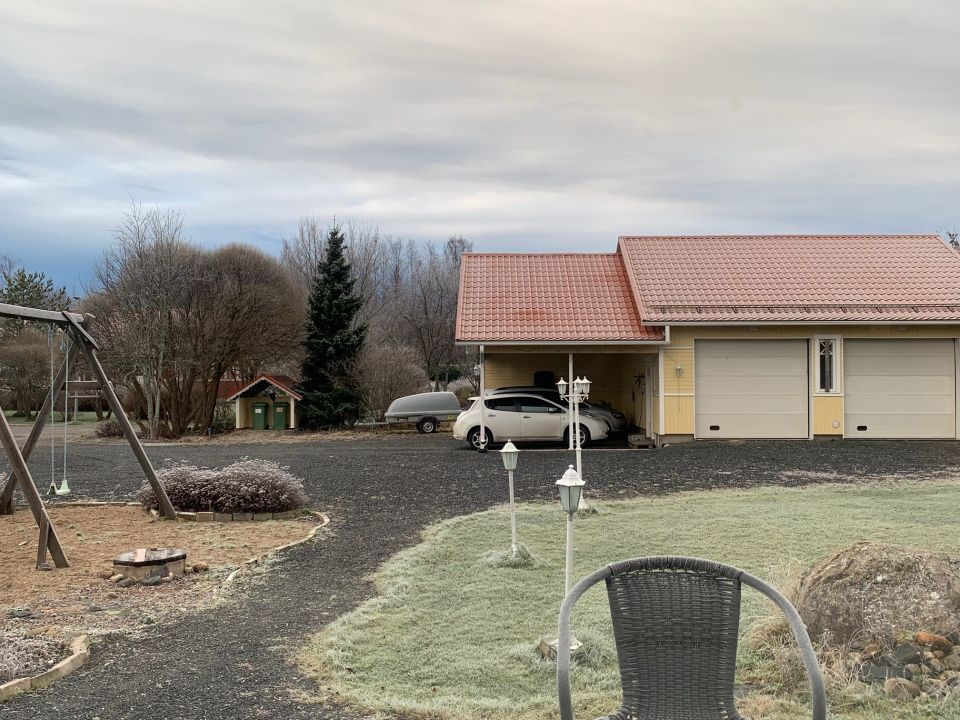
#> input picture resources/left_1.png, 960 x 720 px
$ jupyter execute theme9.ipynb
#> lines starting #> are read from the running program, lines starting #| are printed output that depends on the picture
# Theme 9: Stereo Vision and 3D Reconstruction

**Objective:** In this exercise set, we try out different methods for extracting depth / 3D information from sets of images.

## Question 1: SSD Block Matching

**Theory:**
Sum of Squared Differences (SSD) is used to find the best match of a template (search block) within a reference image.
$$ SSD(x,y) = \sum_{i,j \in W} (I_1(i,j) - I_2(x+i, y+j))^2 $$
where $I_1$ is the search block ($N 	imes N$) and $I_2$ is the reference image.

**Problem:**
Consider the following sample matrices (since original values were missing):
$I_1$ (Search Block, 2x2):
[[10, 20],
 [30, 40]]

$I_2$ (Reference, 3x3):
[[12, 25, 20],
 [28, 42, 40],
 [30, 90, 100]]

**Questions:**
1.  **Search block size:** 2x2 ($N=2$).
2.  **Valid positions:** For a $H 	imes W$ reference and $N 	imes N$ block, valid top-left $(x,y)$ range is $0 \le x \le W-N$ and $0 \le y \le H-N$.
    *   Here $3 	imes 3$ reference, $2 	imes 2$ block. Range: $x \in [0, 1], y \in [0, 1]$.
3.  **Number of SSD values:** $(W-N+1) 	imes (H-N+1) = 2 	imes 2 = 4$ values.
4.  **Calculate SSD sum:** See code below.
5.  **Minimum SSD:** See code below.

[cell 1]
import numpy as np

# Define matrices (Example values)
I1 = np.array([[10, 20],
               [30, 40]])

I2 = np.array([[12, 25, 20],
               [28, 42, 40],
               [30, 90, 100]])

print("Search Block I1 (2x2):\n", I1)
print("Reference I2 (3x3):\n", I2)

H, W = I2.shape
N = I1.shape[0]

# Calculate SSD for valid positions
min_ssd = float('inf')
best_pos = (0, 0)

print("\nCalculating SSDs:")
for y in range(H - N + 1):
    for x in range(W - N + 1):
        # Extract patch from I2
        patch = I2[y:y+N, x:x+N]

        # Calculate SSD
        diff = I1 - patch
        ssd = np.sum(diff**2)

        print(f"Pos (x={x}, y={y}): SSD = {ssd}")

        if ssd < min_ssd:
            min_ssd = ssd
            best_pos = (x, y)

print(f"\nMinimum SSD is {min_ssd} at position (x={best_pos[0]}, y={best_pos[1]})")

## Question 2: Stereo Disparity

**Task:** Load `left_1.png` and `right_1.png`, perform Stereo Matching, and calculate depth.

**Theory:**
*   **Disparity:** The shift in pixel position of the same object between left and right images. $d = x_L - x_R$.
*   **Depth ($z$):** Inversely proportional to disparity.
    $$ z = rac{B \cdot f}{d} $$
    Where $B$ is baseline (0.2m) and $f$ is focal length (723px).

**Code Instructions:**
*   Adjust `numDisparities` (must be divisible by 16) and `blockSize` (must be odd, usually 5-21) to optimize the disparity map.
*   Larger `numDisparities` allows detecting objects closer to the camera (larger shift).
*   Larger `blockSize` reduces noise but smooths out fine details.

[cell 2]
import cv2 as cv
import numpy as np
from matplotlib import pyplot as plt

# Load images
# Make sure 'resources/left_1.png' exists
imgL = cv.imread('resources/left_1.png', 0)
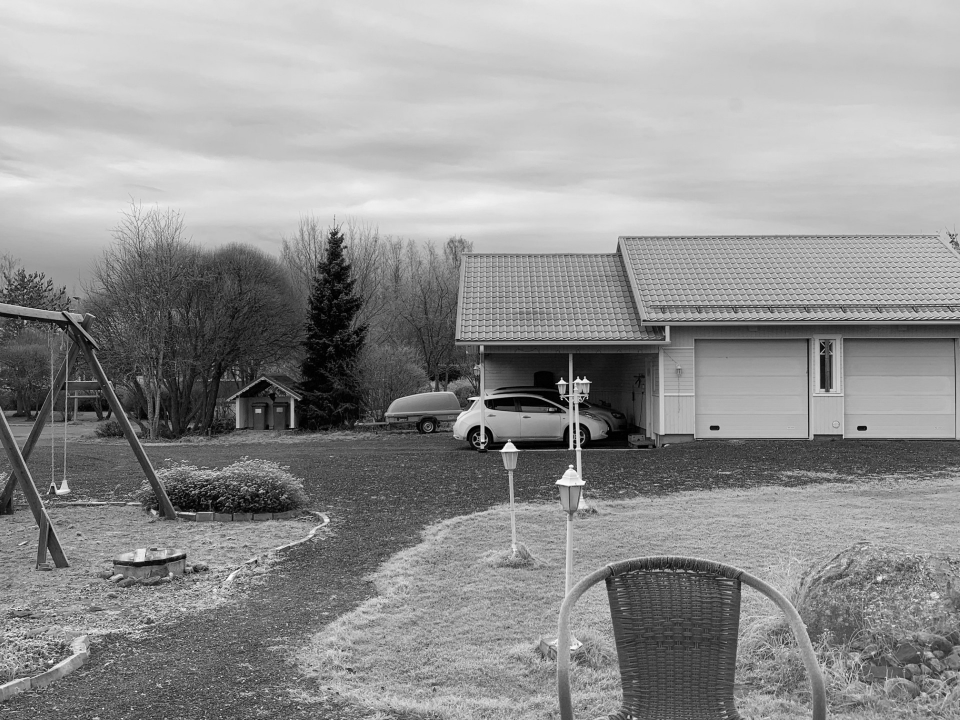
#> imgL: shape (720, 960); min 0, max 253, mean 146.8
imgR = cv.imread('resources/right_1.png', 0)
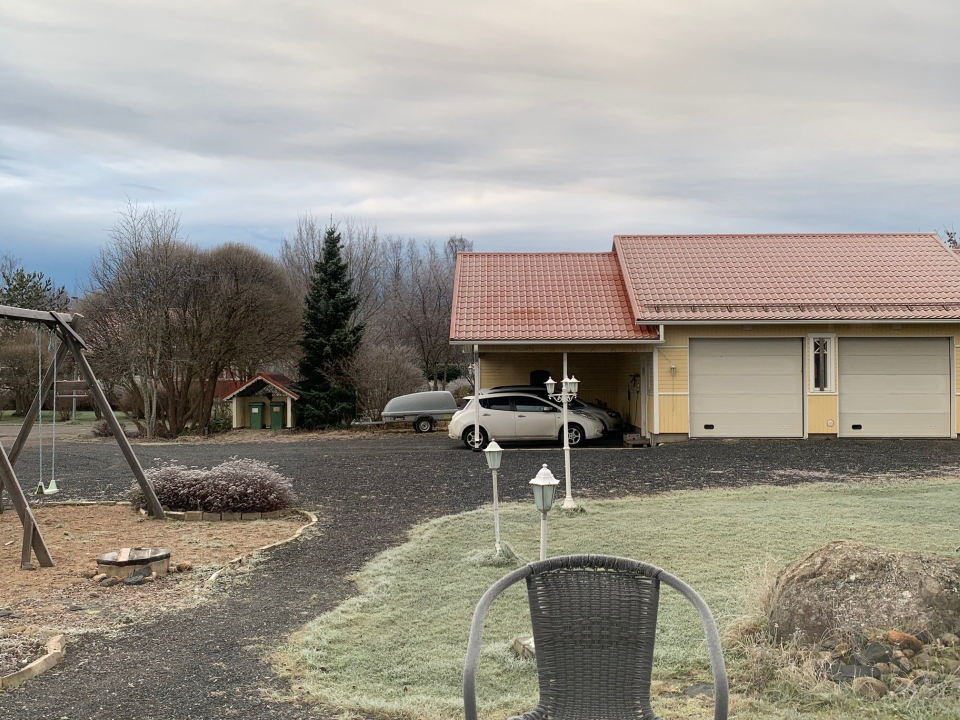
#> input picture resources/right_1.png, 960 x 720 px
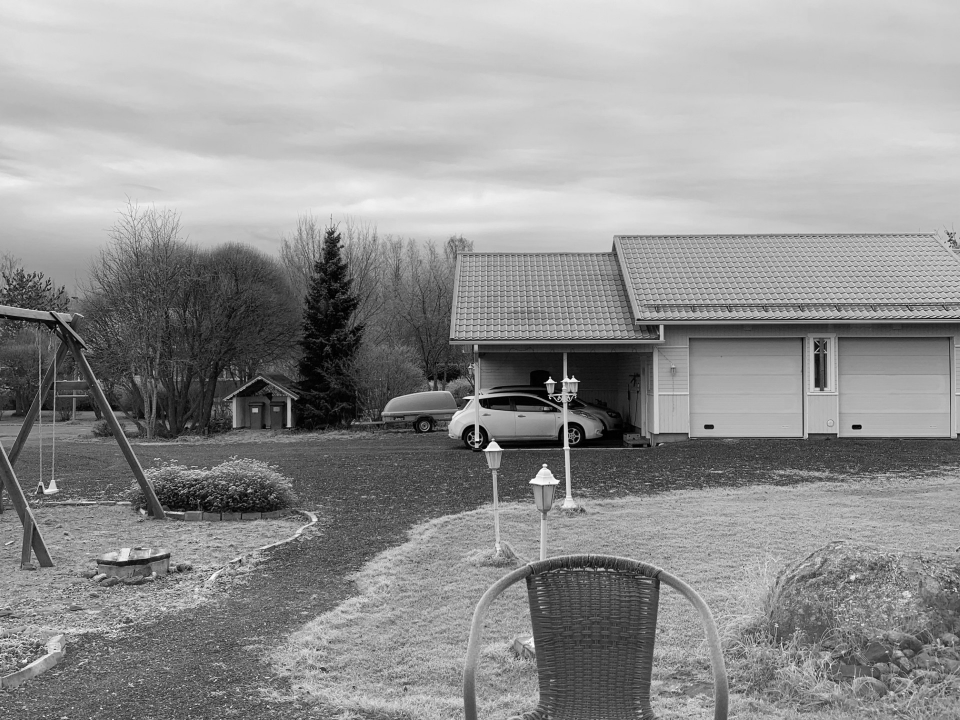
#> imgR: shape (720, 960); min 0, max 252, mean 147

if imgL is None or imgR is None:
    print("Error: Images not found in 'resources/' folder.")
else:
    # 1. StereoBM Setup
    numDisparities = 64  # Range of disparity search (divisible by 16)
    blockSize = 15       # Block size for matching (odd)

    stereo = cv.StereoBM_create(numDisparities=numDisparities, blockSize=blockSize)

    # 2. Compute Disparity
    disparity = stereo.compute(imgL, imgR)
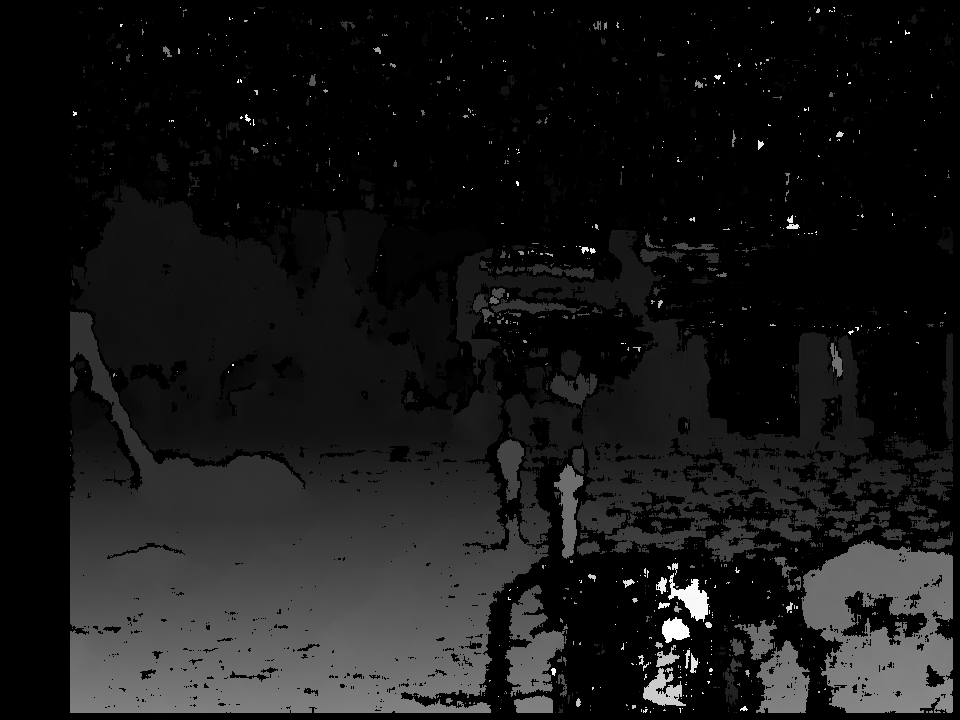
#> disparity: shape (720, 960) int16; min -16, max 1008, mean 78.1; drawn with min black and max white

    # 3. Visualization
    # Disparity map contains fixed-point values (pixels * 16).
    # For visualization, we normalize.
    disp_vis = cv.normalize(disparity, None, alpha=0, beta=255, norm_type=cv.NORM_MINMAX, dtype=cv.CV_8U)

    plt.figure(figsize=(10, 5))
    plt.imshow(disp_vis, 'gray')
    plt.title(f'Disparity Map (numDisp={numDisparities}, blkSize={blockSize})')
    plt.axis('off')
    plt.colorbar()
    plt.show()
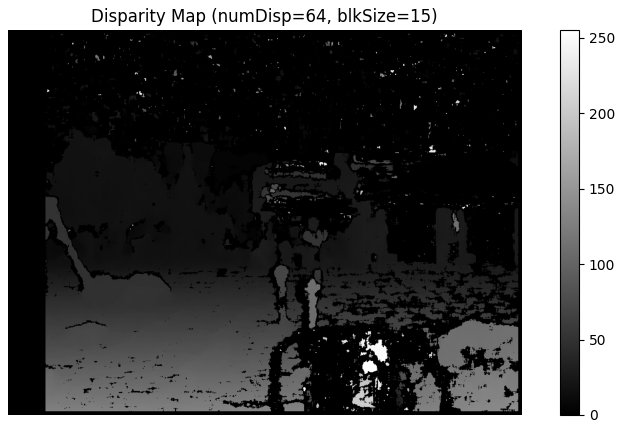
#> figure drawn by matplotlib, 2 panels

    # 4. Calculate Depth to Yellow Building (Background)
    # We pick a pixel likely belonging to the building (background -> small disparity)
    # Let's say center-top area.
    # Note: Disparity map from StereoBM is 16 * pixel_disparity

    # Let's verify a specific point visually roughly where the wall is (e.g. x=300, y=100)
    # You can change this coordinate to probe different pixels
    py, px = 100, 300

    disp_val_16 = disparity[py, px]
#> disp_val_16 = -16

    if disp_val_16 <= 0:
        print(f"Invalid disparity at ({px}, {py}). Try another point.")
    else:
        true_disparity = disp_val_16 / 16.0

        # Constants
        B = 0.2 # meters
        f = 723 # pixels

        depth = (B * f) / true_disparity

        print(f"Pixel ({px}, {py}) Disparity: {true_disparity} px")
        print(f"Estimated Distance: {depth:.2f} meters")

## Question 3: Fundamental Matrix Estimation

**Task:** Estimate the Fundamental Matrix $F$ between the two views.

**Theory:**
The Fundamental Matrix $F$ encapsulates the epipolar geometry. For any pair of matching points $x \leftrightarrow x'$, the constraint is:
$$ x'^T F x = 0 $$
It maps a point in one image to a line (epipolar line) in the other image.

[cell 3]
import cv2 as cv
import numpy as np

# Load images
img1 = cv.imread('resources/left_1.png', 0)
img2 = cv.imread('resources/right_1.png', 0)

# 1. Detect Features (SIFT)
sift = cv.SIFT_create()
kp1, des1 = sift.detectAndCompute(img1, None)
#> kp1 = 3380 keypoints; strongest (x, y, size): (575, 446, 2.3), (575, 441, 2.2), (574, 424, 2.1), (562, 382, 3.5)
kp2, des2 = sift.detectAndCompute(img2, None)
#> kp2 = 3520 keypoints; strongest (x, y, size): (856, 427, 4.6), (468, 400, 2), (476, 446, 3), (573, 380, 3.2)

# 2. Match Features (FLANN or BF)
FLANN_INDEX_KDTREE = 1
index_params = dict(algorithm=FLANN_INDEX_KDTREE, trees=5)
search_params = dict(checks=50)
flann = cv.FlannBasedMatcher(index_params, search_params)
matches = flann.knnMatch(des1, des2, k=2)
#> matches = 3380 matches

# Lowe's Ratio Test
good = []
pts1 = []
pts2 = []

for m, n in matches:
    if m.distance < 0.8 * n.distance:
        good.append(m)
        pts1.append(kp1[m.queryIdx].pt)
        pts2.append(kp2[m.trainIdx].pt)
#> after the loop, good = 1360 matches; pts1 = 1360 pairs, first value 4.99 to 956.4, second value 204.6 to 716.5; pts2 = 1360 pairs, first value 4.69 to 954.5, second value 203.9 to 715.4

pts1 = np.int32(pts1)
#> pts1 = 1360 pairs, first value 4 to 956, second value 204 to 716
pts2 = np.int32(pts2)
#> pts2 = 1360 pairs, first value 4 to 954, second value 203 to 715

# 3. Compute Fundamental Matrix (using RANSAC or LMEDS)
F, mask = cv.findFundamentalMat(pts1, pts2, cv.FM_LMEDS)
#> F = [[6.33e-21, 1.12e-16, -6.01e-14], [-1.12e-16, 6.74e-18, 1], [5.96e-14, -1, 1]]; mask = 1360 values, max 1 at index 4, min 0 at index 0, mean 0.637

print("Fundamental Matrix F:\n", F)
#| Fundamental Matrix F:
#|  [[ 6.32512364e-21  1.12488975e-16 -6.00630243e-14]
#|  [-1.12012731e-16  6.73997733e-18  1.00000000e+00]
#|  [ 5.96400290e-14 -1.00000000e+00  1.00000000e+00]]

# Interpret F:
# It relates the two camera views. If cameras are rectified (stereo),
# F often has a specific form (zeros on diagonal, etc.), but with real data
# and LMEDS it estimates the actual relationship.
